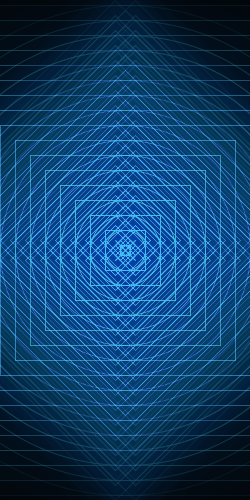
Frame 1 (no input)
Frame 60 (the mouse pressed at the canvas centre just before this capture): identical to frame 1, image omitted
Frame 120 (the mouse held since frame 60 and released just before this capture): identical to frame 1, image omitted

The Processing sketch that drew this single still picture (run headless with seeded random() and noise(); from frame 60 on, the mouse is pressed at the canvas centre):

// Processing sketch: processing_32204
// ── processing_32204.pde

int xPos = -125;
int yPos = 0;
int quadXPos1 = 115;
int quadYPos1 = 240;
int quadXPos2 = 135;
int quadYPos2 = 260;
int quadXPos3 = 135;
int quadYPos3 = 260;
int quadXPos4 = 115;
int quadYPos4 = 240;

int quad2XPos1 = 135;
int quad2YPos1 = 260;
int quad2XPos2 = 115;
int quad2YPos2 = 240;
int quad2XPos3 = 115;
int quad2YPos3 = 240;
int quad2XPos4 = 135;
int quad2YPos4 = 260;

int quad3XPos1 = 135; 
int quad3YPos1 = 240; //225
int quad3XPos2 = 135; //275
int quad3YPos2 = 240;
int quad3XPos3 = 115; 
int quad3YPos3 = 260; //275
int quad3XPos4 = 115; //225
int quad3YPos4 = 260;

int quad4XPos1 = 115;
int quad4YPos1 = 260;
int quad4XPos2 = 115;
int quad4YPos2 = 260;
int quad4XPos3 = 135;
int quad4YPos3 = 240;
int quad4XPos4 = 135;
int quad4YPos4 = 240;

int quad5XPos1 = 125;
int quad5YPos1 = 250;
int quad5XPos2 = 125;
int quad5YPos2 = 250;
int quad5XPos3 = 125;
int quad5YPos3 = 250;
int quad5XPos4 = 125;
int quad5YPos4 = 250;

int shapeSize = 10;
int count = 0;
int trans = 255;

void setup(){
  size(250, 500);
  background(2);
 
  smooth();
  fill(0,90,212,2);
  rectMode(CENTER);
  frameRate(10);
}

void draw(){
  
  while (count<20){
     stroke(77,218,255,trans);
    ellipse (125,250,shapeSize,shapeSize);
    rect (125,250,shapeSize,shapeSize);
    quad (quadXPos1,quadYPos1,quadXPos2,quadYPos2,quadXPos3,quadYPos3,quadXPos4,quadYPos4);
    quad (quad2XPos1,quad2YPos1,quad2XPos2,quad2YPos2,quad2XPos3,quad2YPos3,quad2XPos4,quad2YPos4);
    quad (quad3XPos1,quad3YPos1,quad3XPos2,quad3YPos2,quad3XPos3,quad3YPos3,quad3XPos4,quad3YPos4);
    quad (quad4XPos1,quad4YPos1,quad4XPos2,quad4YPos2,quad4XPos3,quad4YPos3,quad4XPos4,quad4YPos4);
    quad (quad5XPos1,quad5YPos1,quad5XPos2,quad5YPos2,quad5XPos3,quad5YPos3,quad5XPos4,quad5YPos4);
    
    shapeSize = shapeSize+30;
    trans = trans - 15;
     quadXPos1 = quadXPos1;
     quadYPos1 = quadYPos1 -15;
     quadXPos2 = quadXPos2 +15;
     quadYPos2 = quadYPos2;
     quadXPos3 = quadXPos3;
     quadYPos3 = quadYPos3 +15;
     quadXPos4 = quadXPos4 -15;
     quadYPos4 = quadYPos4;
     
     quad2XPos1 = quad2XPos1;
     quad2YPos1 = quad2YPos1 -15;
     quad2XPos2 = quad2XPos2 +15;
     quad2YPos2 = quad2YPos2;
     quad2XPos3 = quad2XPos3;
     quad2YPos3 = quad2YPos3 +15;
     quad2XPos4 = quad2XPos4 -15;
     quad2YPos4 = quad2YPos4;
     
     quad3XPos1 = quad3XPos1;
     quad3YPos1 = quad3YPos1 -15;
     quad3XPos2 = quad3XPos2 +15;
     quad3YPos2 = quad3YPos2;
     quad3XPos3 = quad3XPos3;
     quad3YPos3 = quad3YPos3 +15;
     quad3XPos4 = quad3XPos4 -15;
     quad3YPos4 = quad3YPos4;
     
     quad4XPos1 = quad4XPos1;
     quad4YPos1 = quad4YPos1 -15;
     quad4XPos2 = quad4XPos2 +15;
     quad4YPos2 = quad4YPos2;
     quad4XPos3 = quad4XPos3;
     quad4YPos3 = quad4YPos3 +15;
     quad4XPos4 = quad4XPos4 -15;
     quad4YPos4 = quad4YPos4;
     
     quad5XPos1 = quad5XPos1;
     quad5YPos1 = quad5YPos1 -15;
     quad5XPos2 = quad5XPos2 +15;
     quad5YPos2 = quad5YPos2;
     quad5XPos3 = quad5XPos3;
     quad5YPos3 = quad5YPos3 +15;
     quad5XPos4 = quad5XPos4 -15;
     quad5YPos4 = quad5YPos4;
     
    count++;
  }
  xPos = xPos + 100;
  shapeSize = 10;

  
  if(xPos>500){
    xPos = xPos + 15;
    yPos = yPos + 70;
    xPos = 0;
    
  }
  if(yPos>500){
    xPos=0;
    yPos=0;
  }

}
